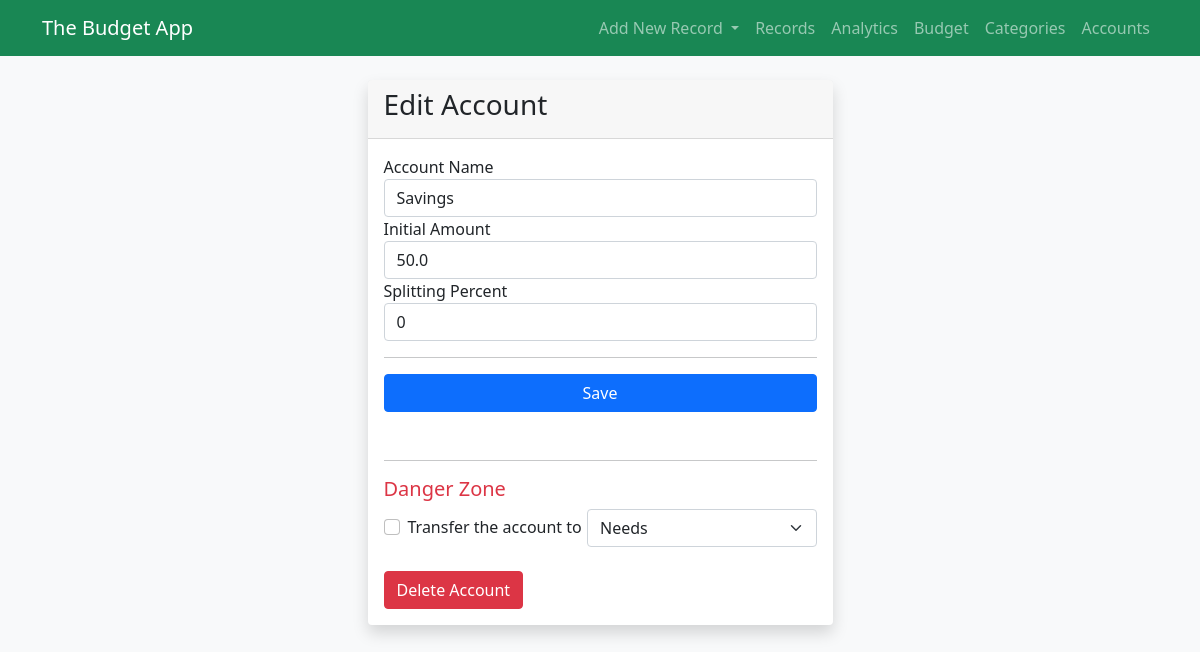
Page /accounts/edit/11 on the earlier database version.
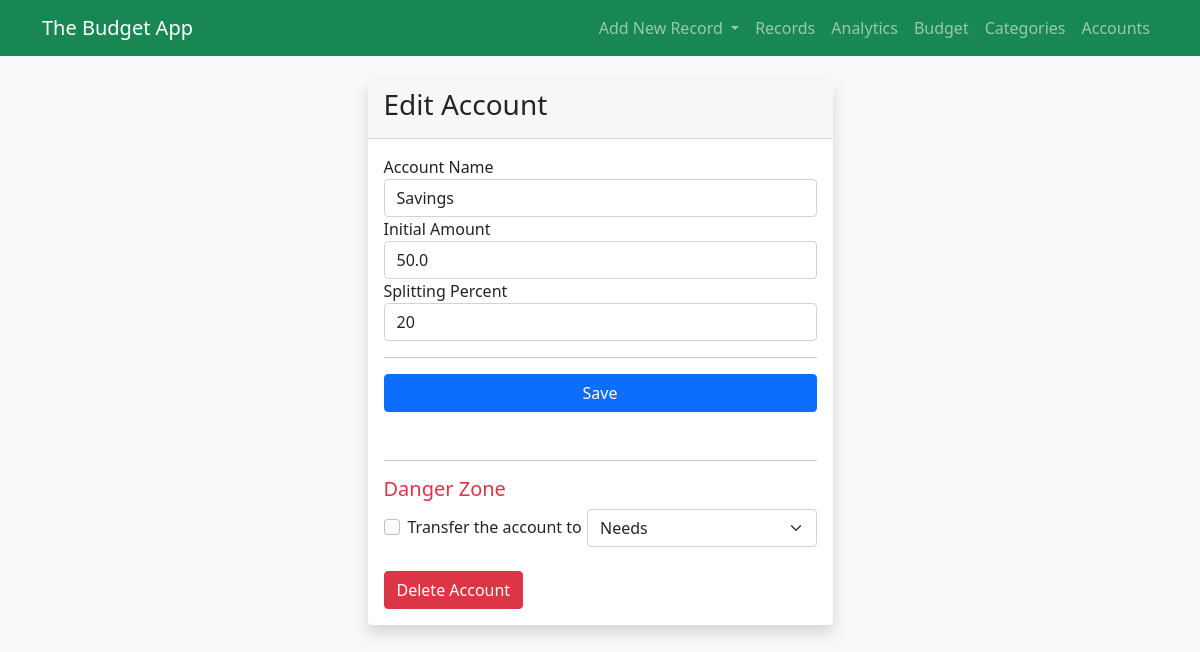
Same page on the later database version.
### the_budget_app/models.py (models this page shows, shortened)
class Account(models.Model):
    account_name = models.CharField(max_length=200)
    splitting_percent = models.IntegerField(default=0)
    amount = models.FloatField(default=0)
    class Meta:
        db_table = 'account'
    def get_sum_of_splitting_percent():
        total = Account.objects.aggregate(
                sum=models.Sum('splitting_percent')
            )
        if total['sum'] == None:
            return 0
        else:
            return int(total['sum'])

### the_budget_app/views/accounts_view.py (the view, shortened to what this page needs)
# urls.py: path('accounts/edit/<int:pk>', account.edit, name='update_account'),
def edit(request, pk):
    account = get_object_or_404(Account,pk=pk)
    split_sum = Account.get_sum_of_splitting_percent()
    split_remain = 100 - split_sum + account.splitting_percent
    accounts = Account.objects.exclude(pk=pk)
    disable_split_field = False
    if request.method == 'GET':
        form = AccountForm(initial={
                'account_name': account.account_name,
                'splitting_percent': account.splitting_percent,
                'initial_amount': account.amount,
            },
        max_value=split_remain,
        )
        if split_sum >= 100 and account.splitting_percent == 0:
            disable_split_field = True
        context = {
            'form': form,
            'account_id': account.pk,
            'is_split_disabled': disable_split_field,
            'accounts': accounts,
        }
        return render(request, ACCOUNT_EDIT, context)

### the_budget_app/forms.py
class AccountForm(forms.Form):
    account_name = forms.CharField(
        label='Account Name',
        max_length=100,
        label_suffix='',
    )
    splitting_percent = forms.IntegerField(
        label='Splitting Percent',
        max_value=100,
        min_value=0,
        required=False,
        step_size=1,
    )
    initial_amount = forms.FloatField(
        label='Initial Amount',
        min_value=0,
        required=False,
        initial=0,
        label_suffix='',
    )
    account_name.widget.attrs.update({'class': 'form-control'})
    splitting_percent.widget.attrs.update({'class': 'form-control'})
    initial_amount.widget.attrs.update({'class': 'form-control'})
    def __init__(self, max_value=100, *args, **kwargs,):
        super().__init__(*args, **kwargs)
        self.fields['splitting_percent'] = forms.IntegerField(
            label='Splitting Percent',
            max_value=max_value,
            min_value=0,
            required=False,
            step_size=1,
            initial=max_value,
            label_suffix='',
            widget=forms.NumberInput(attrs={'class':'form-control'})
        )

### the_budget_app/templates/the_budget_app/accounts/edit.html (shortened to what this page needs)
{% extends '../base.html' %}
{% block content %}
<div class="container-lg justify-content-center mt-4">
    <div class="card m-auto col-sm-5 shadow border-0">
        <div class="card-header">
            <h3>Edit Account</h3>
        </div>
        <div class="card-body">
            <form action="{% url 'the_budget:update_account' account_id %}" method="post">
                    {{ form.account_name.label_tag }}
                    {{ form.account_name }}
                    {{ form.initial_amount.label_tag }}
                    {{ form.initial_amount }}
                    {% if is_split_disabled != True %}
                    {{ form.splitting_percent.label_tag }}
                    {{ form.splitting_percent }}
                    {% endif %}
                    <hr>
                <div class="d-grid mx-auto">
                    <input type="submit" value="Save" class="btn btn-primary">
                </div>
            </form>
        </div>
        <div class="card-body">
            <form action="{% url 'the_budget:delete_account' account_id %}" method="post">
                <hr>
                <h5 class="text-danger">Danger Zone</h5>
                {% if accounts %}
                <div class="d-flex align-items-center">
                    <div class="form-check col">
                        <input class="form-check-input" type="checkbox" name="transfer" id="transfer">
                        <label class="form-check-label" for="transfer">Transfer the account to</label>
                    </div>
                    <select class="form-select col" name="transfer_to_account" id="transfer_to_account">
                        {% for account in accounts %}
                        <option value="{{ account.id }}">{{ account.account_name }}</option>
                        {% endfor %}
                    </select>
                </div>
                {% endif %}
                <input class="btn btn-danger mt-4" type="submit" value="Delete Account">
            </form>
        </div>
    </div>
</div>
{% endblock %}

Differences in the rows shown:
changed Account "Savings": splitting_percent "0" → "20"
